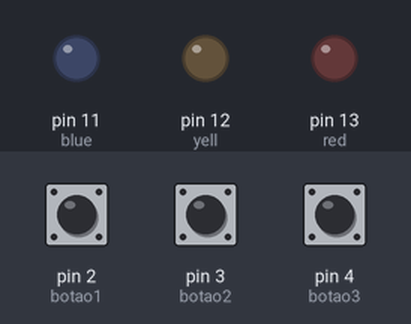
Recording of a sketch running on a simulated Arduino Uno, built with avr-gcc and run on an emulated ATmega328P. On the bench: output pins drawn as LEDs (lit = HIGH). The test bench sets the inputs (shaded band); at power-on: pin 2 (botao1) LOW, pin 3 (botao2) LOW, pin 4 (botao3) LOW.

Above: at 1.2 s.
1.3 s: pin 2 (botao1) pulled HIGH for 0.15 s
At 1.37 s:
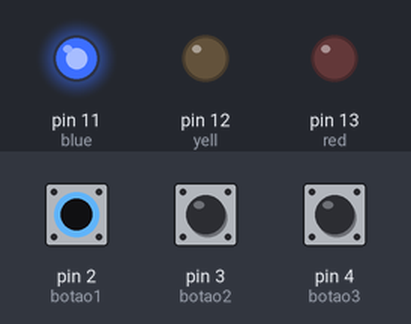
2.9 s: pin 3 (botao2) pulled HIGH for 0.15 s
At 2.97 s:
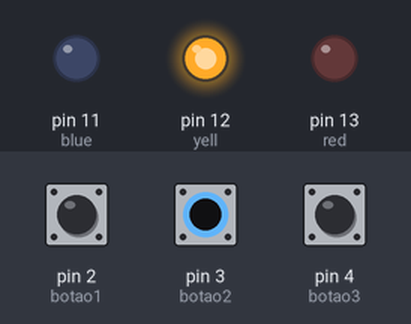
4.5 s: pin 4 (botao3) pulled HIGH for 0.15 s
At 4.57 s:
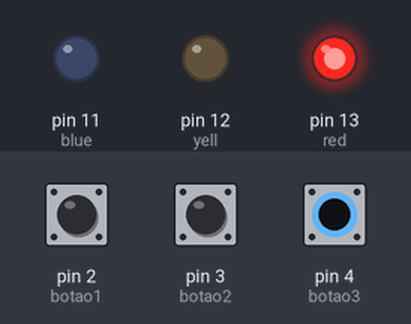
6.1 s: pin 4 (botao3) pulled HIGH for 3.2 s
At 10.5 s:
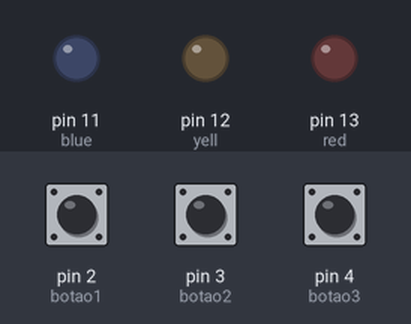
10.8 s: pin 2 (botao1) pulled HIGH for 3.2 s
At 11.7 s:
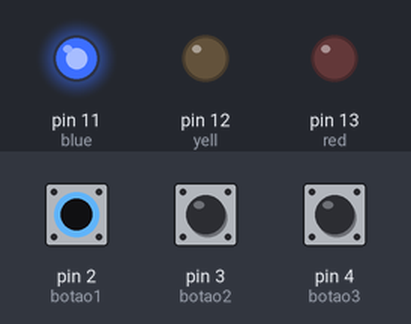
15.5 s: pin 2 (botao1) driven HIGH and pin 3 (botao2) driven HIGH
At 16.5 s:
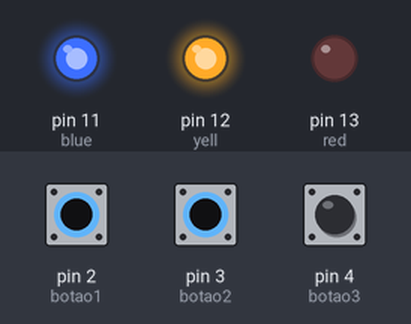
Timing chart, 0 to 18.0 s (numbered marks = the images above; inputs shaded):
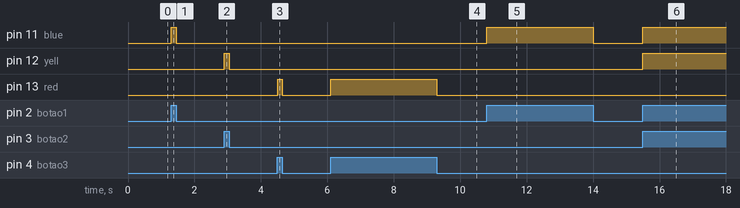

Measured:
- after the input at 1.3 s, pin 11 (blue): LOW → HIGH at once, → LOW 0.15 s later
- after the input at 2.9 s, pin 12 (yell): LOW → HIGH at once, → LOW 0.15 s later
- after the input at 4.5 s, pin 13 (red): LOW → HIGH at once, → LOW 0.15 s later
- after the input at 6.1 s, pin 13 (red): LOW → HIGH at once, → LOW 3.2 s later
- after the input at 10.8 s, pin 11 (blue): LOW → HIGH at once, → LOW 3.2 s later
- after the input at 15.5 s, pin 11 (blue), pin 12 (yell): LOW → HIGH at once

The sketch:

Questao1.ino
```cpp
/* ************************************************************************

Colégio SATC
Curso Técnico em Informática
Disciplina: Sistemas Embarcados
Turma: 1137
Professor: Marcos Antonio Jeremias Coelho

Aluno(a): Maria Joana Apolinario Ceron
Aluno(a): Kauã Wanderlind Frassetto
Data: 22/06/2023

************************************************************************ */

const int botao1 = 2;                         // definindo pinos e cosntantes
const int botao2 = 3;
const int botao3 = 4;

const int red = 13;
const int yell = 12;
const int blue = 11;


void setup() {
  pinMode(botao1, INPUT);                     // definindo entradas
  pinMode(botao2, INPUT);                     // definindo entradas
  pinMode(botao3, INPUT);                     // definindo entradas
  pinMode(red, OUTPUT);                       // definindo saídas
  pinMode(yell, OUTPUT);                      // definindo saídas
  pinMode(blue, OUTPUT);                      // definindo saídas
}

void loop() {

  bool a = digitalRead(botao1);                     // definindo entradas e saídas
  bool b = digitalRead(botao2);
  bool c = digitalRead(botao3);

  if (a == 1){
  digitalWrite(blue, 1);}                            // definindo condições
  else if (a == 0){
  digitalWrite(blue, 0);}


  if (b == 1){                                      // definindo condições
  digitalWrite(yell, 1);}
  else if (b == 0){
  digitalWrite(yell, 0);}


  if (c == 1){                                      // definindo condições
  digitalWrite(red, 1);}
  else if (a == 0){
  digitalWrite(red, 0);}

}
```
